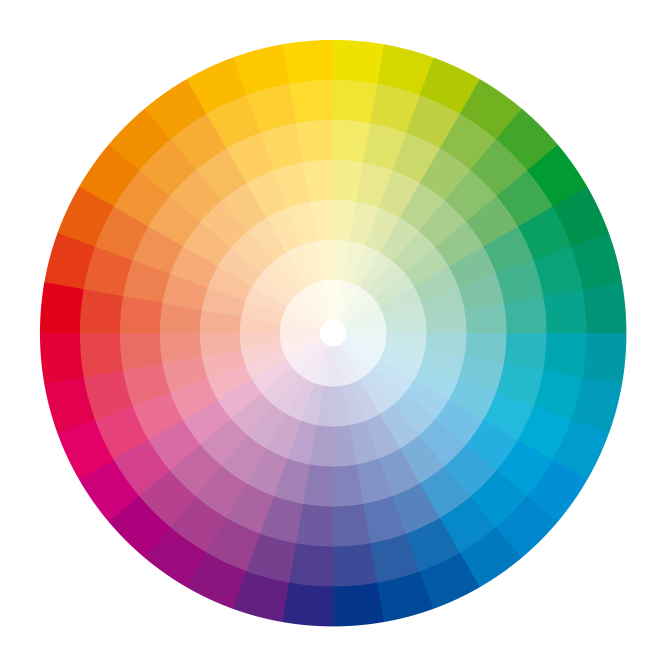
#> input picture ejercicioTransformaciones/b.jpg, 2000 x 2000 px (shown at 1/3 size)
$ python script.py
#> lines starting #> are read from the running program, lines starting #| are printed output that depends on the picture
#> further down, img is the input picture: shape (2000, 2000, 3); mean B, G, R 183.7, 194.5, 198.7
# Call the required package
import matplotlib.pyplot as plt
import cv2
import numpy as np
import sys
import math

def translate(img):
    rows, cols = img.shape[1], img.shape[0]
    M = np.float32([[1, 0, 42], [0, 1, -37]])
    return cv2.warpAffine(img, M, (cols, rows))

def rotation(img):
    rows, cols = img.shape[1], img.shape[0]
    M = cv2.getRotationMatrix2D((cols/2, rows/2), 65, 1)
    return cv2.warpAffine(img, M, (cols, rows))

def scaled(img):
    width = int(img.shape[1] * 0.75)
#> width = 1500
    height = int(img.shape[0] * 0.75)
#> height = 1500
    dsize = (width, height)
#> dsize = (1500, 1500)
    return cv2.resize(img, dsize)

def calculate_func(img):
    dst = scaled(img)
    dst= rotation(dst)
#> in rotation, `return cv2.warpAffine(img, M, (cols, rows))`:
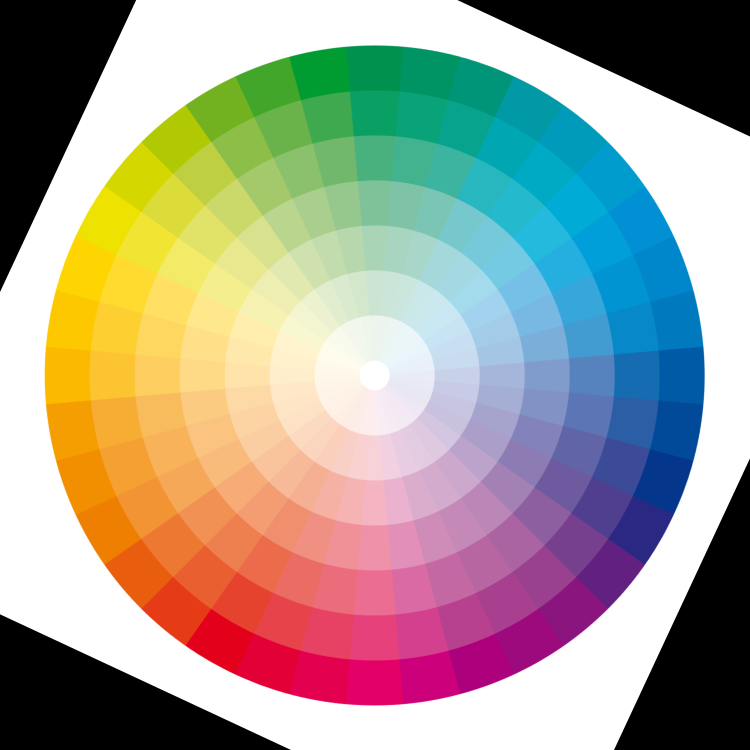
#> returned value: shape (1500, 1500, 3) (shown at 1/2 size); mean of channels 0, 1, 2 147.7, 158.5, 162.6; drawn as B, G, R
    return  translate(dst)
#> in translate, `return cv2.warpAffine(img, M, (cols, rows))`:
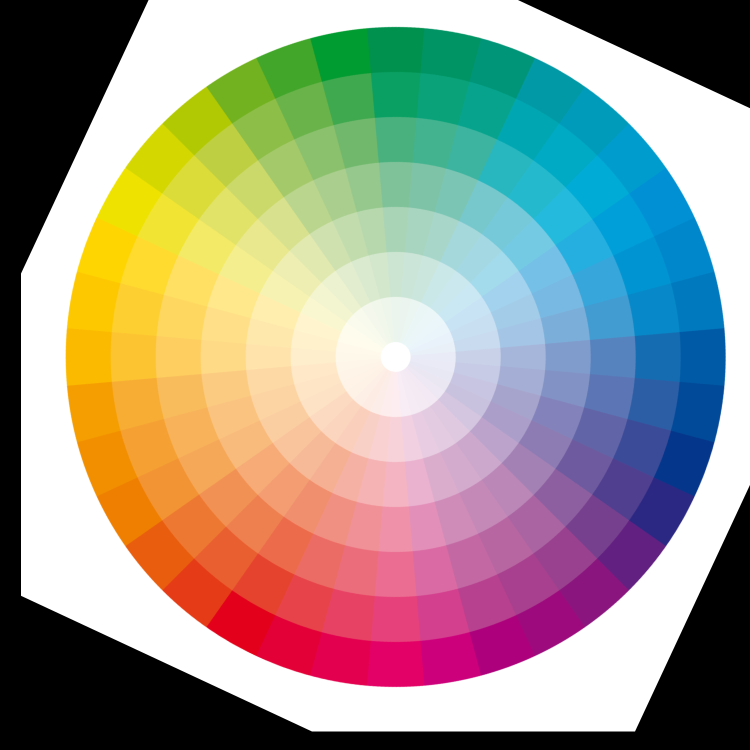
#> returned value: shape (1500, 1500, 3) (shown at 1/2 size); mean of channels 0, 1, 2 141.5, 152.2, 156.4; drawn as B, G, R

def scaled_matrix(img):
    rows, cols = img.shape[1], img.shape[0]
#> rows = 2000; cols = 2000
    x,y=rows/2,cols/2
#> x = 1000; y = 1000
    M = np.float32([[0.31696, 0.67973, ((0.6835*x)-(0.6795*y)-11.8485)],
                  [-0.67973, 0.31696, ((0.6795*x)+(0.6835*y)-40.2495)]])
    return cv2.warpAffine(img, M, (rows, cols))
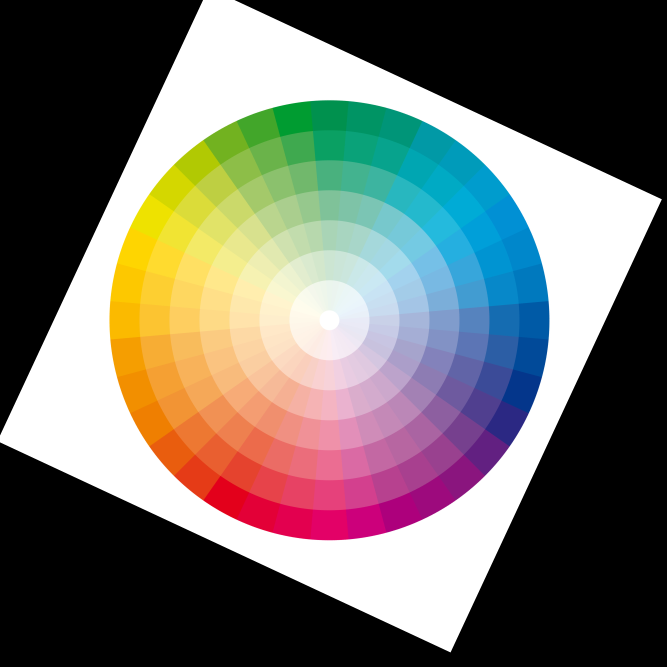
#> returned value: shape (2000, 2000, 3) (shown at 1/3 size); mean of channels 0, 1, 2 103.2, 109.3, 111.6; drawn as B, G, R

def calculate_matrix(img):
    pass

img = cv2.imread('b.jpg', cv2.IMREAD_UNCHANGED)

func = calculate_func(img)
mat = scaled_matrix(img)
cv2.imwrite('functions.jpg', func)
cv2.imwrite('matrix.jpg', mat)
